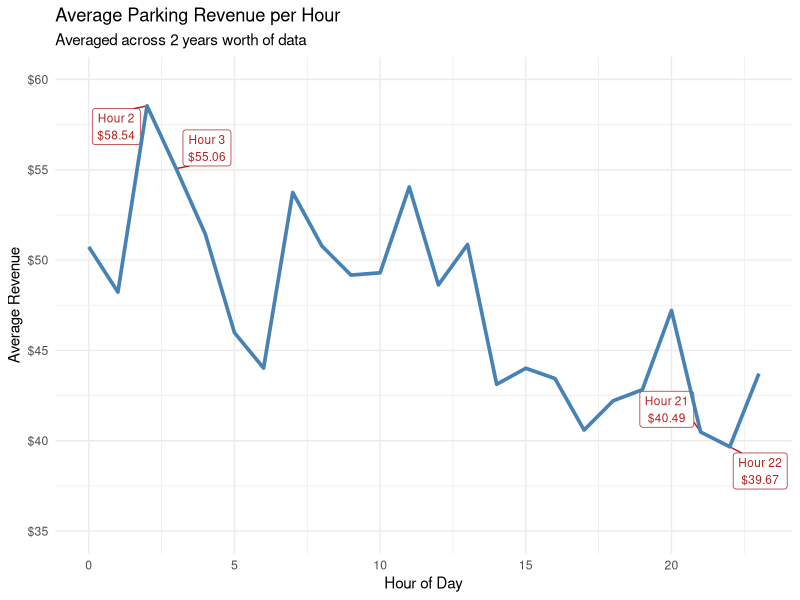
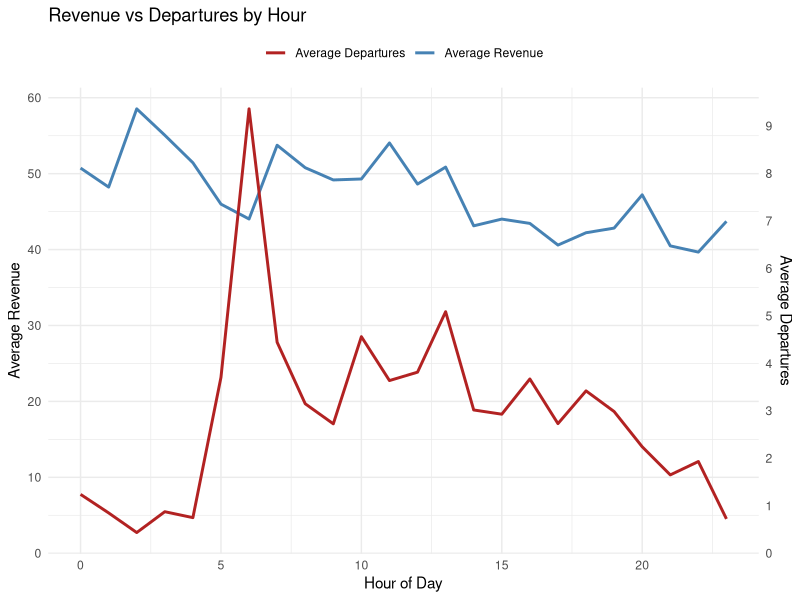
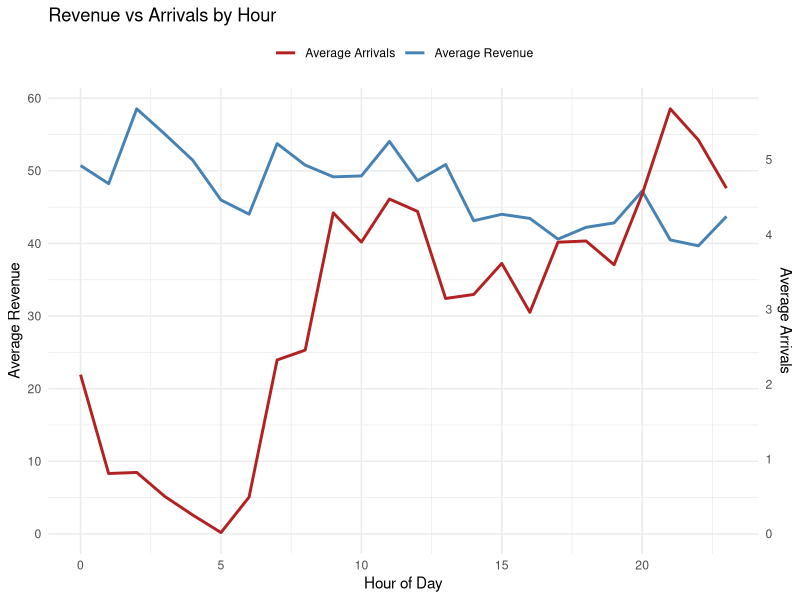
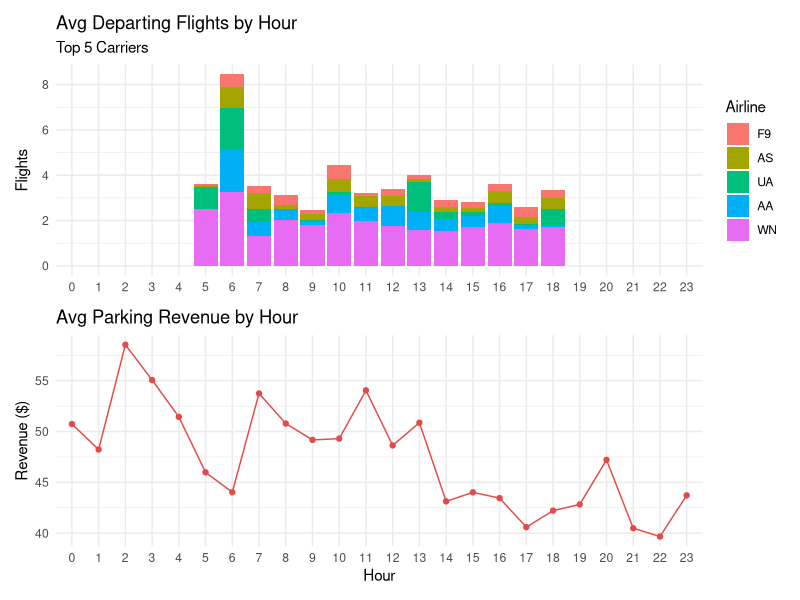
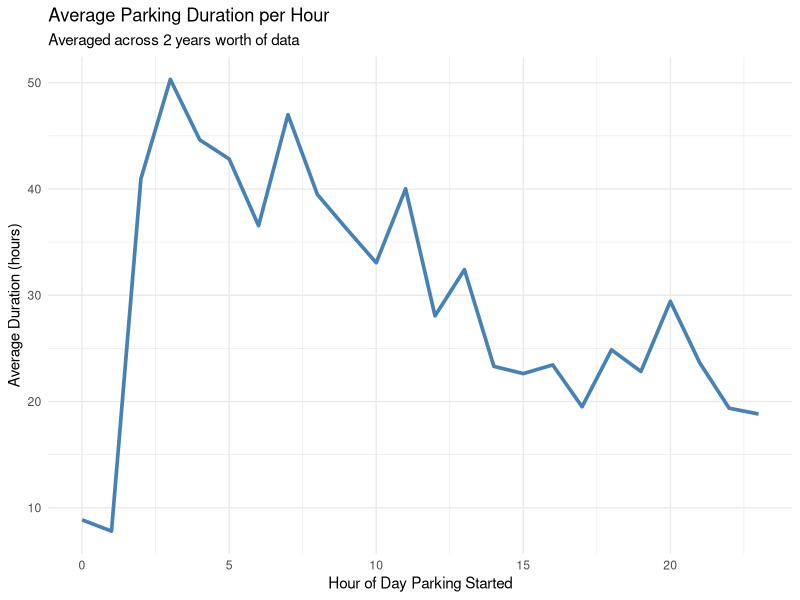

Generate these figures, in order, with R:
library(tidyr)
library(tidyverse)
library(ggplot2)
library(dplyr)
library(lubridate)
library(readxl)
library(scales)
library(ggrepel)

##############################################################################################################################


flight_parking <- read.csv("merged_flight_parking.csv")
flight_parking

flight_parking <- flight_parking %>%
  mutate(datetime = as.POSIXct(paste(date, hour), format = "%Y-%m-%d %H"))
flight_parking

##############################################################################################################################

#average revenue averaged by hour

df_hourly <- flight_parking %>%
  filter(!is.na(date), !is.na(hour)) %>%
  group_by(hour) %>%
  summarise(mean_revenue = mean(avg_revenue, na.rm = TRUE))

top2_max <- df_hourly %>%
  slice_max(order_by = mean_revenue, n = 2)

top2_min <- df_hourly %>%
  slice_min(order_by = mean_revenue, n = 2)

extremes <- bind_rows(top2_max, top2_min)

ggplot(df_hourly, aes(x = hour, y = mean_revenue)) +
  geom_label_repel(
    data = extremes,
    aes(label = paste0("Hour ", hour, "\n", dollar(mean_revenue))),
    size = 3,
    fill = "white",
    color = "firebrick" 
  ) +
  geom_line(color = "steelblue", linewidth = 1.25) +  
  scale_y_continuous(limits = c(35, 60),
                     labels = dollar_format()) + 
  labs(title = "Average Parking Revenue per Hour",
       subtitle = "Averaged across 2 years worth of data",
       x = "Hour of Day",
       y = "Average Revenue") +
  theme_minimal()

##############################################################################################################################

#same thing just with the average number of departure flights per hour on a dual axis

df_hourly <- flight_parking %>%
  filter(!is.na(date), !is.na(hour)) %>%
  group_by(hour) %>%
  summarise(
    mean_revenue = mean(avg_revenue, na.rm = TRUE),
    mean_departures = mean(actual_departures, na.rm = TRUE),
    .groups = "drop"
  )
df_hourly

scale_factor <- max(df_hourly$mean_revenue, na.rm = TRUE) /
  max(df_hourly$mean_departures, na.rm = TRUE)

ggplot(df_hourly, aes(x = hour)) +
  geom_line(aes(y = mean_revenue, color = "Average Revenue"),
            linewidth = 1) +
  geom_line(aes(y = mean_departures * scale_factor, color = "Average Departures"),
            linewidth = 1) +
  scale_color_manual(
    values = c(
      "Average Revenue" = "steelblue",
      "Average Departures" = "firebrick"),
    name = NULL) +
  scale_y_continuous(
    name = "Average Revenue",
    breaks = seq(0, 60, by = 10),
    sec.axis = sec_axis(
      ~ . / scale_factor,
      name = "Average Departures",
      breaks = pretty(df_hourly$mean_departures, n = 10))) +
  labs(title = "Revenue vs Departures by Hour",
    x = "Hour of Day") +
  theme_minimal() +
  theme(legend.position = "top")


##############################################################################################################################

#same thing but with arrivals

df_hourly <- flight_parking %>%
  filter(!is.na(date), !is.na(hour)) %>%
  group_by(hour) %>%
  summarise(
    mean_revenue = mean(avg_revenue, na.rm = TRUE),
    mean_arrivals = mean(actual_arrivals, na.rm = TRUE),
    .groups = "drop"
  )
df_hourly

scale_factor <- max(df_hourly$mean_revenue, na.rm = TRUE) /
  max(df_hourly$mean_arrivals, na.rm = TRUE)

ggplot(df_hourly, aes(x = hour)) +
  geom_line(aes(y = mean_revenue, color = "Average Revenue"),
            linewidth = 1) +
  geom_line(aes(y = mean_arrivals * scale_factor, color = "Average Arrivals"),
            linewidth = 1) +
  scale_color_manual(
    values = c(
      "Average Revenue" = "steelblue",
      "Average Arrivals" = "firebrick"),
    name = NULL) +
  scale_y_continuous(
    name = "Average Revenue",
    breaks = seq(0, 60, by = 10),
    sec.axis = sec_axis(
      ~ . / scale_factor,
      name = "Average Arrivals",
      breaks = pretty(df_hourly$mean_arrivals, n = 6))) +
  labs(title = "Revenue vs Arrivals by Hour",
       x = "Hour of Day") +
  theme_minimal() +
  theme(legend.position = "top")


##############################################################################################################################

#compares the number of departing flights per top 5 airlines and parking revenue per hour

carrier_df <- flight_parking %>%
  filter(!is.na(date), !is.na(hour)) %>%
  pivot_longer(
    cols      = starts_with("flights_"),
    names_to  = "carrier",
    values_to = "num_flights"
  ) %>%
  mutate(carrier = str_remove(carrier, "flights_")) %>%
  select(date, hour, avg_revenue, carrier, num_flights)
carrier_df

#top 5 carriers
top5_carriers <- carrier_df %>%
  group_by(carrier) %>%
  summarise(total_flights = sum(num_flights, na.rm = TRUE)) %>%
  slice_max(total_flights, n = 5) %>%
  pull(carrier)

#filter to top 5
carrier_df_top5 <- carrier_df %>%
  filter(carrier %in% top5_carriers)

#summarize
plot_data <- carrier_df_top5 %>%
  group_by(date, hour, carrier) %>%
  summarise(num_flights = sum(num_flights), .groups = "drop") %>%
  group_by(hour, carrier) %>%
  summarise(avg_flights = mean(num_flights), .groups = "drop")

plot_data <- plot_data %>%
  mutate(carrier = factor(carrier, levels = rev(top5_carriers)))


#plot_data <- carrier_df %>%
  #group_by(date, hour, carrier) %>%
  #summarise(num_flights = sum(num_flights), .groups = "drop") %>%
  #group_by(hour, carrier) %>%
  #summarise(avg_flights = mean(num_flights), .groups = "drop")

hourly_revenue <- carrier_df_top5 %>%
  group_by(date, hour) %>%
  summarise(avg_revenue = first(avg_revenue), .groups = "drop") %>%
  group_by(hour) %>%
  summarise(avg_revenue = mean(avg_revenue), .groups = "drop")


library(patchwork)

p1 <- ggplot(plot_data, aes(x = factor(hour, levels = 0:23))) +
  geom_col(aes(y = avg_flights, fill = carrier)) +
  labs(title = "Avg Departing Flights by Hour", 
       subtitle = "Top 5 Carriers", x = NULL, y = "Flights",
       fill = "Airline") +
  theme_minimal()

p2 <- ggplot(hourly_revenue, aes(x = factor(hour, levels = 0:23))) +
  geom_line(aes(y = avg_revenue, group = 1), color = "#E24B4A") +
  geom_point(aes(y = avg_revenue), color = "#E24B4A") +
  labs(title = "Avg Parking Revenue by Hour", 
       x = "Hour", y = "Revenue ($)") +
  theme_minimal()

p1 / p2

##############################################################################################################################

#average parking duration over the course of the day

df_duration <- flight_parking %>%
  filter(!is.na(date), !is.na(hour)) %>%
  group_by(hour) %>%
  summarise(mean_duration = mean(avg_duration, na.rm = TRUE) / 60)
df_duration

ggplot(df_duration, aes(x = hour, y = mean_duration)) +
  geom_line(color = "steelblue", linewidth = 1.25) +  
  labs(title = "Average Parking Duration per Hour",
       subtitle = "Averaged across 2 years worth of data",
       x = "Hour of Day Parking Started",
       y = "Average Duration (hours)") +
  theme_minimal()

##############################################################################################################################

#trying to visualize duration per carrier 

carrier_df <- flight_parking %>%
  filter(!is.na(date), !is.na(hour)) %>%
  pivot_longer(
    cols      = starts_with("flights_"),
    names_to  = "carrier",
    values_to = "num_flights"
  ) %>%
  mutate(carrier = str_remove(carrier, "flights_")) %>%
  select(date, hour, avg_duration, carrier, num_flights)
carrier_df
